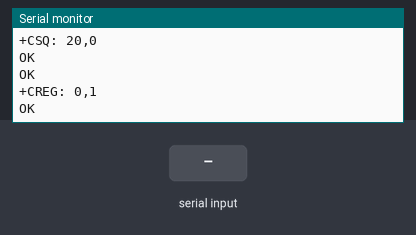
Bench run of a sketch on a simulated Arduino Mega 2560, built with avr-gcc and run on an emulated ATmega2560. On the bench: the last lines printed to the serial monitor. Inputs (shaded band) come from the test bench. The modem accepts every AT command (registered, SIM ready, sends succeed) and sends nothing else.

Above: at 4.2 s.
4.3 s: "1" received over the second serial link
At 4.8 s:
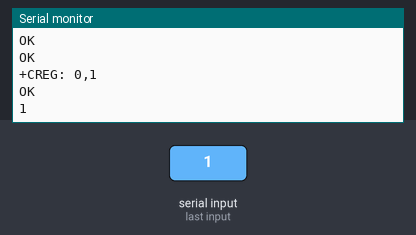
6.0 s: "0" received over the second serial link
At 7.2 s:
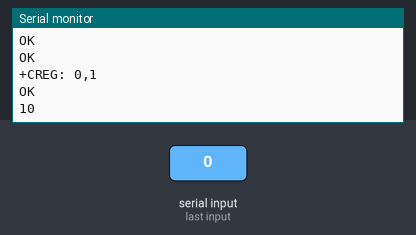

The sketch:

AT_Commands.ino
```cpp
//#include <SIM800.h>

//Create software serial object to communicate with SIM800L


void setup()
{
  //Begin serial communication with Arduino and Arduino IDE (Serial Monitor)
  Serial.begin(9600);

  //Begin serial communication with Arduino and SIM800L
  Serial1.begin(9600);

  Serial.println("Initializing...");
  delay(1000);

  Serial1.println("AT"); //Once the handshake test is successful, it will back to OK
  updateSerial();
  Serial1.println("AT+CSQ"); //Signal quality test, value range is 0-31 , 31 is the best
  updateSerial();
  Serial1.println("AT+CCID"); //Read SIM information to confirm whether the SIM is plugged
  updateSerial();
  Serial1.println("AT+CREG?"); //Check whether it has registered in the network
  updateSerial();
}

void loop()
{
  updateSerial();
}

void updateSerial()
{
  delay(500);
  while (Serial.available())
  {
    Serial1.write(Serial.read());//Forward what Serial received to Software Serial Port
  }
  while(Serial1.available())
  {
    Serial.write(Serial1.read());//Forward what Software Serial received to Serial Port
  }
}
```

Measured:
- after the input at 4.3 s, the serial monitor: prints a new line after 0.20 s (image 1)
- after the input at 6.0 s, the serial monitor: prints a new line at once (image 2)
